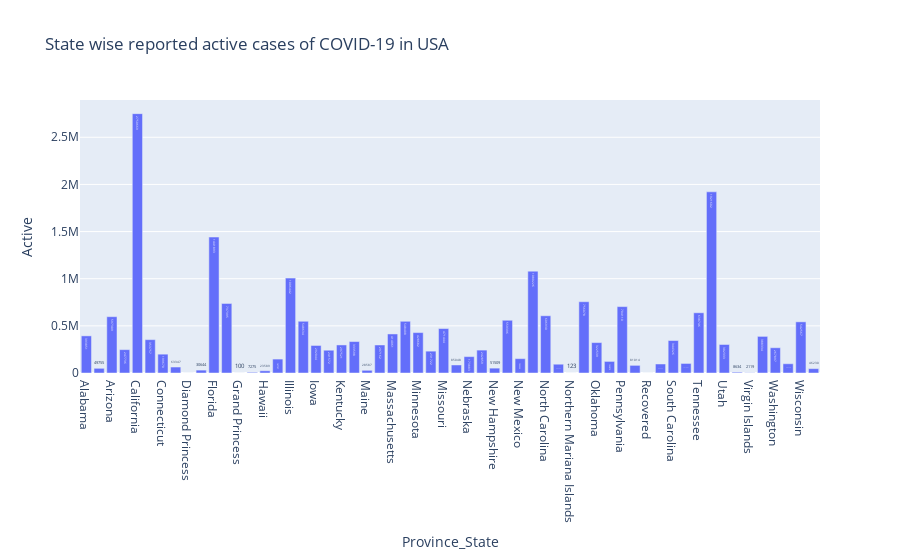

The notebook cell saved with this chart:
### Markdown cell above
### Plotting Province/State Wise Active Cases in USA

### Code cell
covid_us = covid[covid['Country_Region']=='US']
covid_us_active = covid_us.groupby('Province_State')['Active'].sum().reset_index()

covid_us_active_graph = px.bar(covid_us_active, x='Province_State', y='Active', title='State wise reported active cases of COVID-19 in USA', text='Active')
covid_us_active_graph.show()

### Figure 1 — Plotly figure (JSON) as saved in the notebook; plotly's stock layout.template omitted (floating-point values rounded to 4 significant figures)
{"data": [{"alignmentgroup": "True", "hovertemplate": "Province_State=%{x}<br>Active=%{text}<extra></extra>", "legendgroup": "", "marker": {"color": "#636efa", "pattern": {"shape": ""}}, "name": "", "offsetgroup": "", "orientation": "v", "showlegend": false, "text": [393851, 49755, 597309, 247736, 2750669, 353757, 199670, 63347, 49, 30644, 1441893, 737395, 100, 7275, 23589, 147707, 1006442, 548634, 292044, 241572, 297521, 333598, 28587, 297162, 414061, 548408, 428682, 231722, 471444, 85048, 173883, 242859, 51509, 559396, 152222, 1080226, 606930, 93206, 123, 756078, 322539, 122873, 704110, 81014, 0, 95552, 344326, 101331, 638746, 1921602, 302333, 8634, 2119, 388334, 267897, 98208, 542567, 46230], "textposition": "auto", "type": "bar", "x": ["Alabama", "Alaska", "Arizona", "Arkansas", "California", "Colorado", "Connecticut", "Delaware", "Diamond Princess", "District of Columbia", "Florida", "Georgia", "Grand Princess", "Guam", "Hawaii", "Idaho", "Illinois", "Indiana", "Iowa", "Kansas", "Kentucky", "Louisiana", "Maine", "Maryland", "Massachusetts", "Michigan", "Minnesota", "Mississippi", "Missouri", "Montana", "Nebraska", "Nevada", "New Hampshire", "New Jersey", "New Mexico", "New York", "North Carolina", "North Dakota", "Northern Mariana Islands", "Ohio", "Oklahoma", "Oregon", "Pennsylvania", "Puerto Rico", "Recovered", "Rhode Island", "South Carolina", "South Dakota", "Tennessee", "Texas", "Utah", "Vermont", "Virgin Islands", "Virginia", "Washington", "West Virginia", "Wisconsin", "Wyoming"], "xaxis": "x", "y": [393851, 49755, 597309, 247736, 2750669, 353757, 199670, 63347, 49, 30644, 1441893, 737395, 100, 7275, 23589, 147707, 1006442, 548634, 292044, 241572, 297521, 333598, 28587, 297162, 414061, 548408, 428682, 231722, 471444, 85048, 173883, 242859, 51509, 559396, 152222, 1080226, 606930, 93206, 123, 756078, 322539, 122873, 704110, 81014, 0, 95552, 344326, 101331, 638746, 1921602, 302333, 8634, 2119, 388334, 267897, 98208, 542567, 46230], "yaxis": "y"}], "layout": {"barmode": "relative", "legend": {"tracegroupgap": 0}, "title": {"text": "State wise reported active cases of COVID-19 in USA"}, "xaxis": {"anchor": "y", "domain": [0, 1], "title": {"text": "Province_State"}}, "yaxis": {"anchor": "x", "domain": [0, 1], "title": {"text": "Active"}}}}
